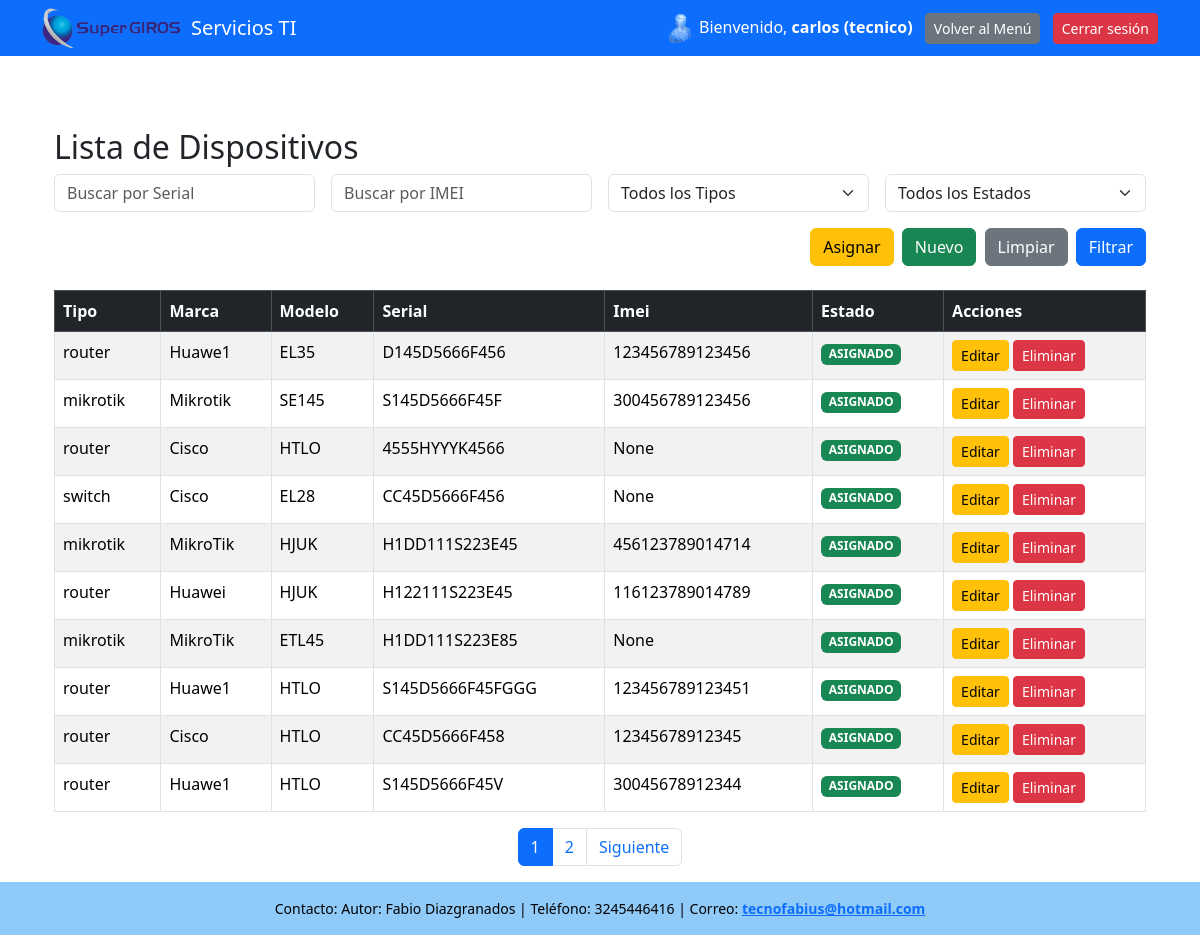
Screenshot of /inventario/ (signed in) with the database file from the repository.
### servicios_ti/models.py (models this page shows, shortened)
class Dispositivo(models.Model):
    TIPOS = [
        ('router', 'Router'),
        ('mikrotik', 'Mikrotik'),
        ('switch', 'Switch'),
        ('radio', 'Radio')
    ]
    OPERADOR = [
        ('tigo', 'Tigo'),
        ('claro', 'Claro'),
        ('movistar', 'Movistar'),
        ('no', 'No')
    ]
    ESTADO = [
        ('SIN_ASIGNAR', 'SIN_ASIGNAR'),
        ('ASIGNADO', 'ASIGNADO'),
    ]
    tipo = models.CharField(max_length=100, choices=TIPOS)
    marca = models.CharField(max_length=100)
    modelo = models.CharField(max_length=100)
    serial = models.CharField(max_length=100,unique=True)
    imei = models.CharField(max_length=15, unique=True, null=True, blank=True)
    operador = models.CharField(max_length=100, choices=OPERADOR)
    numero_sincard = models.CharField(max_length=15,null=True, blank=True, unique=True)
    descripcion = models.TextField(null=True, blank=True)
    estado = models.CharField(max_length=100, choices= ESTADO)

### servicios_ti/views.py (the view)
# urls.py: path('inventario/', views.lista_dispositivos, name='lista_dispositivos'),
def lista_dispositivos(request):
    if 'usuario_id' not in request.session:
        return redirect('login')
    dispositivos = Dispositivo.objects.all()
    serial = request.GET.get('serial')
    imei = request.GET.get('imei')
    tipo = request.GET.get('tipo')
    estado = request.GET.get('estado')
    if serial:
        dispositivos = dispositivos.filter(serial__icontains=serial)
    if imei:
        dispositivos = dispositivos.filter(imei__icontains=imei)
    if tipo:
        dispositivos = dispositivos.filter(tipo=tipo)
    if estado:
        dispositivos = dispositivos.filter(estado=estado)
    paginator = Paginator(dispositivos, 10)  # 10 por página
    page_number = request.GET.get('page')
    page_obj = paginator.get_page(page_number)
    tipos = Dispositivo.objects.values_list('tipo', flat=True).distinct()
    estados = Dispositivo.objects.values_list('estado', flat=True).distinct()
    return render(request, 'list_dispositivos.html', {
        'page_obj': page_obj,
        'tipos': tipos,
        'estados': estados,
        'serial': serial or '',
        'imei': imei or '',
        'tipo': tipo or '',
        'estado': estado or ''
    })

### servicios_ti/templates/list_dispositivos.html (shortened to what this page needs)
{% extends "base.html" %}
{% block content %}
<div class="container mt-5">
    <h2>Lista de Dispositivos</h2>
<form method="get" class="row g-3 mb-4">
    <div class="col-md-3">
        <input type="text" name="serial" placeholder="Buscar por Serial" class="form-control" value="{{ serial }}">
    </div>
    <div class="col-md-3">
        <input type="text" name="imei" placeholder="Buscar por IMEI" class="form-control" value="{{ imei }}">
    </div>
    <div class="col-md-3">
        <select name="tipo" class="form-select">
            <option value="">Todos los Tipos</option>
        </select>
    </div>
    <div class="col-md-3">
        <select name="estado" class="form-select">
            <option value="">Todos los Estados</option>
        </select>
    </div>
    <div class="col-12 text-end">
        <a href="{% url 'asignar_dispositivo' %}" class="btn btn-warning ms-1">Asignar</a>
        <a href="{% url 'crear_dispositivo' %}" class="btn btn-success ms-1">Nuevo</a>
        <a href="{% url 'lista_dispositivos' %}" class="btn btn-secondary ms-1">Limpiar</a>
        <button type="submit" class="btn btn-primary ms-1">Filtrar</button>
    </div>
</form>
    <table class="table table-bordered table-striped">
        <thead class="table-dark">
            <tr>
                <th>Tipo</th>
                <th>Marca</th>
                <th>Modelo</th>
                <th>Serial</th>
                <th>Imei</th>
                <th>Estado</th>
                <th>Acciones</th>
            </tr>
        </thead>
        <tbody>
            {% for dispositivo in page_obj %}
            <tr>
                <td>{{ dispositivo.tipo }}</td>
                <td>{{ dispositivo.marca }}</td>
                <td>{{ dispositivo.modelo }}</td>
                <td>{{ dispositivo.serial }}</td>
                <td>{{ dispositivo.imei }}</td>
                <td>
                <span class="badge {% if dispositivo.estado == 'ASIGNADO' %}bg-success{% else %}bg-info{% endif %}">
                        {{ dispositivo.estado }}
                </span>
                </td>
                <td>
                    <a href="{% url 'editar_dispositivo' dispositivo.id %}" class="btn btn-warning btn-sm">Editar</a>
                    <a href="{% url 'eliminar_dispositivo' dispositivo.id %}" class="btn btn-danger btn-sm">Eliminar</a>
                </td>
            </tr>
            {% empty %}
            <tr>
                <td colspan="7" class="text-center">No hay dispositivos encontrados.</td>
            </tr>
            {% endfor %}
        </tbody>
    </table>
    {% if page_obj.has_other_pages %}
    <nav class="d-flex justify-content-center">
        <ul class="pagination">
            {% for num in page_obj.paginator.page_range %}
                {% if page_obj.number == num %}
                    <li class="page-item active"><span class="page-link">{{ num }}</span></li>
                {% else %}
                    <li class="page-item">
                        <a class="page-link" href="?page={{ num }}&serial={{ serial }}&imei={{ imei }}">{{ num }}</a>
                    </li>
                {% endif %}
            {% endfor %}
            {% if page_obj.has_next %}
            <li class="page-item">
                <a class="page-link" href="?page={{ page_obj.next_page_number }}&serial={{ serial }}&imei={{ imei }}">Siguiente</a>
            </li>
            {% endif %}
        </ul>
    </nav>
    {% endif %}
</div>
{% endblock %}

### servicios_ti/templates/base.html (style rules this page uses)
html, body { height: 100%; margin: 0; }

### rows the page displays
Dispositivo: tipo "router", marca "Huawe1", modelo "EL35", serial "D145D5666F456", imei "123456789123456", estado "ASIGNADO"
Dispositivo: tipo "mikrotik", marca "Mikrotik", modelo "SE145", serial "S145D5666F45F", imei "300456789123456", estado "ASIGNADO"
Dispositivo: tipo "router", marca "Cisco", modelo "HTLO", serial "4555HYYYK4566", imei "None", estado "ASIGNADO"
Dispositivo: tipo "switch", marca "Cisco", modelo "EL28", serial "CC45D5666F456", imei "None", estado "ASIGNADO"
Dispositivo: tipo "mikrotik", marca "MikroTik", modelo "HJUK", serial "H1DD111S223E45", imei "456123789014714", estado "ASIGNADO"
Dispositivo: tipo "router", marca "Huawei", modelo "HJUK", serial "H122111S223E45", imei "116123789014789", estado "ASIGNADO"
Dispositivo: tipo "mikrotik", marca "MikroTik", modelo "ETL45", serial "H1DD111S223E85", imei "None", estado "ASIGNADO"
Dispositivo: tipo "router", marca "Huawe1", modelo "HTLO", serial "S145D5666F45FGGG", imei "123456789123451", estado "ASIGNADO"
Dispositivo: tipo "router", marca "Cisco", modelo "HTLO", serial "CC45D5666F458", imei "12345678912345", estado "ASIGNADO"
Dispositivo: tipo "router", marca "Huawe1", modelo "HTLO", serial "S145D5666F45V", imei "30045678912344", estado "ASIGNADO"

### other values shown
{{ request.session.usuario_nombre }} "carlos"
{{ request.session.usuario_rol }} "tecnico"
{{ num }} "1"
{{ num }} "2"
